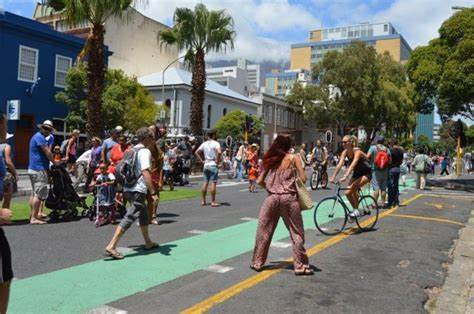
#> input picture img.png, 474 x 314 px
$ python image-color.py
#> lines starting #> are read from the running program, lines starting #| are printed output that depends on the picture
import cv2
import numpy as np
import pandas as pd

img_path = "img.png"
img = cv2.imread(img_path)
#> img is the input picture: shape (314, 474, 3); mean B, G, R 106.3, 113.7, 110.4
img = cv2.resize(img, (700, 500))
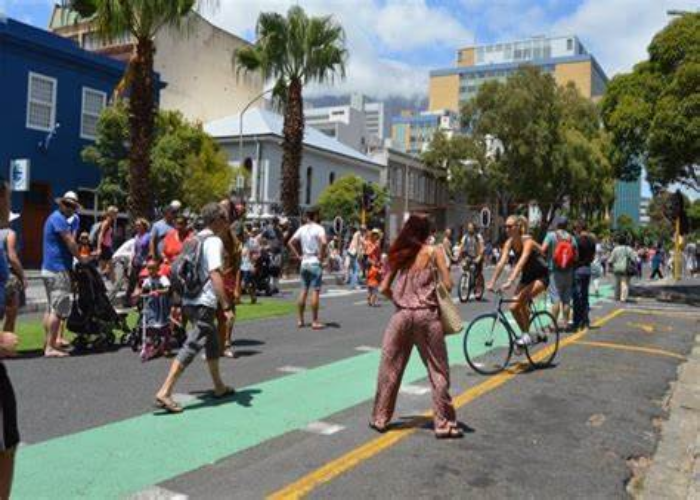
#> img: shape (500, 700, 3); mean B, G, R 106.2, 113.6, 110.3

r = g = b = xpos = ypos = 0

index = ["color", "color_name", "hex", "R", "G", "B"]
csv = pd.read_csv('colors.csv', names=index, header=None)
#> (reads colors.csv from the repository)


def getColorName(R, G, B):
#> called with R = 0, G = 0, B = 0
    minimum = 10000
    color_name = ""
    for i in range(len(csv)):
        d = abs(R - int(csv.loc[i, "R"])) + abs(G - int(csv.loc[i, "G"])) + abs(B - int(csv.loc[i, "B"]))
        if d <= minimum:
            minimum = d
            color_name = csv.loc[i, "color_name"]
    return color_name


def draw_function(event, x, y, flags, param):
    global b, g, r, xpos, ypos
    xpos = x
    ypos = y
    b, g, r = img[y, x]
    b = int(b)
    g = int(g)
    r = int(r)


cv2.namedWindow('Colors Recognizer')
cv2.setMouseCallback('Colors Recognizer', draw_function)

text_color = (255, 255, 255)  # Fixed text color (white)

while True:
    img_copy = img.copy()

    color_name = getColorName(r, g, b)
    text = f"{color_name} R={r} G={g} B={b}"

    # Calculate text size to ensure it fits within the image window
    text_size, _ = cv2.getTextSize(text, cv2.FONT_HERSHEY_SIMPLEX, 0.8, 2)

    # Adjust text position to fit within the image window
    if xpos + text_size[0] > img.shape[1]:
        xpos = img.shape[1] - text_size[0]
    if ypos - text_size[1] < 0:
        ypos = text_size[1]

    cv2.putText(img_copy, text, (xpos, ypos), cv2.FONT_HERSHEY_SIMPLEX, 0.8, text_color, 2, cv2.LINE_AA)

    # Display color swatch
    swatch = np.zeros((50, 50, 3), dtype=np.uint8)
    swatch[:, :] = [b, g, r]
    cv2.putText(swatch, color_name, (5, 40), cv2.FONT_HERSHEY_SIMPLEX, 0.4, text_color, 1, cv2.LINE_AA)

    # Update swatch position based on cursor position
    swatch_x = max(10, xpos - 25)
    swatch_y = min(img.shape[0] - 60, ypos + 20)  # Adjusted swatch position below cursor
#> swatch_y = 38
    img_copy[swatch_y:swatch_y + 50, swatch_x:swatch_x + 50] = swatch
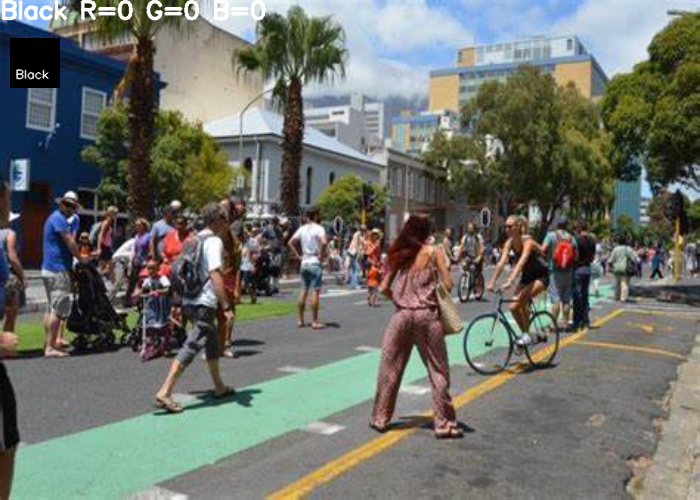
#> img_copy: shape (500, 700, 3); mean B, G, R 106.4, 114, 111

    cv2.imshow("Colors Recognizer", img_copy)

    if cv2.waitKey(20) & 0xFF == 27:
#> (key Esc is pressed here)
        break

cv2.destroyAllWindows()
